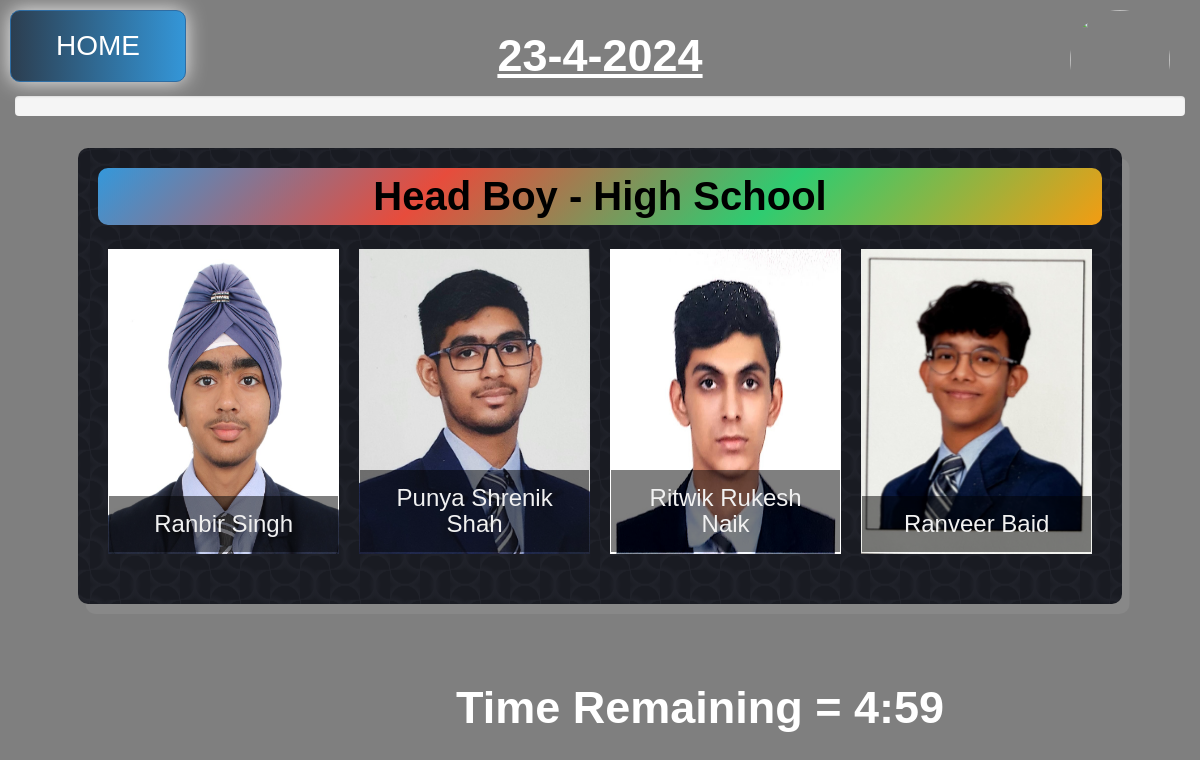
The page /voting/form/ on the database its author committed.
### core/models.py (models this page shows, shortened)
class Contestants(models.Model):
    id = models.IntegerField(primary_key=True, blank=False, null=False, unique=True)
    name = models.CharField("Name", blank=False, null=False, max_length=30)
    position = models.CharField("Position", blank=False, null=False, max_length=30)
    photo = models.ImageField(upload_to='contestants/', null=False)
    votes = models.IntegerField("Votes")

### core/views.py (the view)
# urls.py: path("voting/form/", votingForm, name="form"),
def votingForm(request):
    headboys = Contestants.objects.all().filter(position="Headboy")
    headgirls = Contestants.objects.all().filter(position="Headgirl")
    sportsboys = Contestants.objects.all().filter(position="Sports Captain Boy")
    sportsgirls = Contestants.objects.all().filter(position="Sports Captain Girl")
    dheadboys = Contestants.objects.all().filter(position="Deputy Headboy")
    dheadgirls = Contestants.objects.all().filter(position="Deputy Headgirl")
    dsportsboys = Contestants.objects.all().filter(position="Deputy Sports Captain Boy")
    dsportsgirls = Contestants.objects.all().filter(position="Deputy Sports Captain Girl")
    return render(request, "vote.html", {"headboys" : headboys, "headgirls" : headgirls, "sportsboys" : sportsboys, "sportsgirls" : sportsgirls, "dheadboys" : dheadboys, "dheadgirls" : dheadgirls, "dsportsboys" : dsportsboys, "dsportsgirls" : dsportsgirls})

### templates/vote.html (shortened to what this page needs)
<html>
<head>
    <link rel="stylesheet" href="https://maxcdn.bootstrapcdn.com/bootstrap/3.4.1/css/bootstrap.min.css">
</head>
<body oncontextmenu="return false" onkeydown="return event.key != 'Enter';">
    <div id="main">
        <form action="{% url 'submit' %}" method="post" id="vote"> {% csrf_token %} </form> <a href="{% url 'home' %}"
            id="homelink" class="btn btn-primary">Home</a>
        <img src="https://pbs.twimg.com/profile_images/987687428365389825/F42jiM8p_400x400.jpg" width="100" height="100"
            id="jss-logo">
        <div class="container" style="width: 100%; margin-top: 6%;">
            <div class="progress">
            </div>
        </div>
        <center>
            <font style="color:white; font-size:45px; font-weight: bold; text-decoration: underline;" id="date"></font>
        </center>
    </div>
    <div id="headboy" onchange="selected(headboy_options)">
        <div class="big-box" onchange="check_headboy()">
            <center>
                <font
                    class="post">
                    Head Boy - High School</font>
            </center>
            <div class="picture-box-container"> {% for i in headboys %} <div class="picture-box"> <input form="vote"
                        type="radio" name="headboy" style="content: url('{{ i.photo.url }}');" class="img"
                        value="{{ i.name }}">
                    <div class="caption">
                        <h3>{{ i.name }}</h3>
                    </div>
                </div> {% endfor %} </div>
        </div> <br>
        <div class="next">  </div>
    </div>
    <center>
        <font style="color:white; font-size:45px; font-weight: bold; position: fixed; left: 38%; bottom: 7.5%;">Time
            Remaining = <span id="time"></span>
        </font>
    </center>
</body>
</html>

### templates/vote.html (style rules this page uses)
* { font-family: 'Trebuchet MS', 'Lucida Sans Unicode', 'Lucida Grande', 'Lucida Sans', Arial, sans-serif; }
body { background-image: linear-gradient(rgba(0, 0, 0, 0.5), rgba(0, 0, 0, 0.5)), url(https://www.yallaschools.com/uploads/JSS_Pvt_School.jpg); background-size: cover; background-position: center; height: 95%; }
#homelink { text-decoration: none; cursor: pointer; top: 0; left: 0; position: absolute; background-image: linear-gradient(to right, #2c3e50 0%, #3498db 51%, #2c3e50 100%); margin: 10px; padding: 15px 45px; text-align: center; text-transform: uppercase; transition: 0.5s; background-size: 200% auto; color: white; box-shadow: 0 0 20px #eee; border-radius: 10px; display: block; font-size: 2em; }
#jss-logo { position: absolute; top: 10px; right: 30px; border-radius: 50%; }
.container { position: absolute; margin-top: 5%; }
.big-box { --s: 30px; --c: #191b22; --_s: calc(2*var(--s)) calc(2*var(--s)); --_g: 35.36% 35.36% at; --_c: #0000 66%, #20222a 68% 70%, #0000 100%; background: radial-gradient(var(--_g) 100% 25%, var(--_c)) var(--s) var(--s)/var(--_s), radial-gradient(var(--_g) 0 75%, var(--_c)) var(--s) var(--s)/var(--_s), radial-gradient(var(--_g) 100% 25%, var(--_c)) 0 0/var(--_s), radial-gradient(var(--_g) 0 75%, var(--_c)) 0 0/var(--_s), repeating-conic-gradient(var(--c) 0 25%, #0000 0 50%) 0 0/var(--_s), radial-gradient(var(--_c)) 0 calc(var(--s)/2)/var(--s) var(--s) var(--c); background-attachment: fixed; padding: 20px; max-width: 87%; height: 60%; margin: 0 auto; margin-top: 5%; border-radius: 10px; box-shadow: 7.5px 10px #888888; }
.picture-box-container { display: flex; justify-content: center; margin-top: 20px; width: 100%; }
.picture-box { position: relative; width: 25%; height: 313; padding-left: 1%; padding-right: 1%; margin: 0; padding-bottom: 1%; box-sizing: border-box; display: flex; justify-content: center; }
.picture-box .img { width: 100%; height: 305; cursor: pointer; }
.picture-box .caption { position: absolute; bottom: 6px; background: rgb(0, 0, 0); background: rgba(0, 0, 0, 0.5); color: #f1f1f1; margin-left: 0.1%; width: 91%; padding: 15px; text-align: center; }
.picture-box .caption h3 { margin: 0; font-size: 24px; }
.next { bottom: 0; right: 0; margin-right: 1%; margin-top: 1%; float: right; padding: 0.15%; }
#main { margin-top: 2%; }
.post { border-radius: 10px; background: linear-gradient(135deg, #3498db, #e74c3c, #2ecc71, #f39c12); animation: gradientBG 1s ease-in infinite; font-size: 40px; color: black; display: flex; justify-content: center; font-weight: bold; }

### rows shown on the page
Contestants: name "Ranbir Singh"
Contestants: name "Punya Shrenik Shah"
Contestants: name "Ritwik Rukesh Naik"
Contestants: name "Ranveer Baid"
